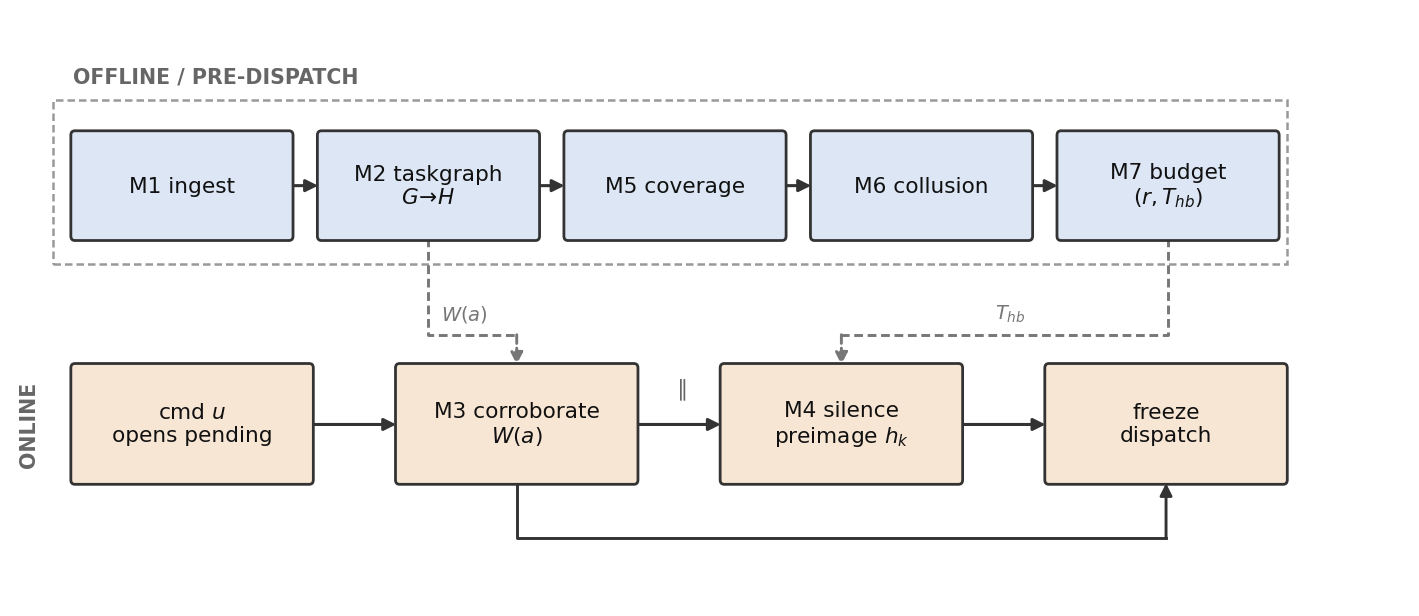

Write the Python code that produced this figure.
# -*- coding: utf-8 -*-
"""Method architecture M1--M7 (paper03 fig:architecture)."""
from __future__ import annotations

import os

import matplotlib

matplotlib.use("Agg")
import matplotlib.pyplot as plt
from matplotlib.patches import FancyArrowPatch, FancyBboxPatch, Rectangle

HERE = os.path.dirname(os.path.abspath(__file__))
OUT = os.path.join(HERE, "fig_architecture")

plt.rcParams.update({
    "font.sans-serif": ["DejaVu Sans", "Arial", "Helvetica"],
    "axes.unicode_minus": False,
    "mathtext.fontset": "dejavusans",
    "figure.dpi": 200,
})

C_EDGE = "#333333"
C_NOTE = "#666666"
C_OFF = "#dce6f4"
C_ON = "#f8e6d4"


def box(ax, x, y, w, h, text, fc, fs=7.8):
    ax.add_patch(FancyBboxPatch(
        (x, y), w, h, boxstyle="round,pad=0.02,rounding_size=0.04",
        facecolor=fc, edgecolor=C_EDGE, linewidth=1.0, zorder=3))
    ax.text(x + w / 2, y + h / 2, text, ha="center", va="center",
            fontsize=fs, color="#111", zorder=4, linespacing=1.2)
    return x, y, w, h


def arrow(ax, p, q, color=C_EDGE, ls="-"):
    ax.add_patch(FancyArrowPatch(
        p, q, arrowstyle="-|>", mutation_scale=9, linewidth=1.1,
        color=color, linestyle=ls, shrinkA=0.5, shrinkB=0.5, zorder=2))


def routed(ax, pts, color="#777777", ls=(0, (3.0, 1.6))):
    xs, ys = zip(*pts)
    ax.plot(xs[:-1], ys[:-1], color=color, lw=1.05, ls=ls, zorder=2)
    ax.add_patch(FancyArrowPatch(
        pts[-2], pts[-1], arrowstyle="-|>", mutation_scale=9,
        linewidth=1.05, linestyle=ls, color=color, zorder=2,
        shrinkA=0, shrinkB=0.4))


def main() -> None:
    fig, ax = plt.subplots(figsize=(9.0, 3.85))
    ax.set_xlim(-0.25, 13.5)
    ax.set_ylim(-0.95, 4.40)
    ax.axis("off")

    w, h, gap = 2.15, 0.95, 0.28
    xs = [0.35 + i * (w + gap) for i in range(5)]
    y_off = 2.35
    labs_off = [
        "M1 ingest",
        r"M2 taskgraph" + "\n" + r"$G\!\to\!H$",
        "M5 coverage",
        "M6 collusion",
        r"M7 budget" + "\n" + r"$(r,T_{hb})$",
    ]
    for x, lab in zip(xs, labs_off):
        box(ax, x, y_off, w, h, lab, C_OFF)
    for i in range(4):
        arrow(ax, (xs[i] + w, y_off + h / 2), (xs[i + 1], y_off + h / 2))

    ax.add_patch(Rectangle(
        (0.15, 2.12), xs[-1] + w - 0.05, 1.48,
        fill=False, edgecolor="#999999", linestyle=(0, (3.0, 1.6)),
        linewidth=0.9, zorder=1))
    ax.text(0.35, 3.72, "OFFLINE / PRE-DISPATCH", ha="left", va="bottom",
            fontsize=7.4, color=C_NOTE, fontweight="bold")

    y_on = 0.15
    w2 = 2.35
    xs2 = [0.35, 3.55, 6.75, 9.95]
    labs_on = [
        r"cmd $u$" + "\nopens pending",
        r"M3 corroborate" + "\n" + r"$W(a)$",
        r"M4 silence" + "\n" + r"preimage $h_k$",
        "freeze\ndispatch",
    ]
    for x, lab in zip(xs2, labs_on):
        box(ax, x, y_on, w2, 1.05, lab, C_ON)
    arrow(ax, (xs2[0] + w2, y_on + 0.52), (xs2[1], y_on + 0.52))
    arrow(ax, (xs2[1] + w2, y_on + 0.52), (xs2[2], y_on + 0.52))
    arrow(ax, (xs2[2] + w2, y_on + 0.52), (xs2[3], y_on + 0.52))
    ax.text((xs2[1] + w2 + xs2[2]) / 2, y_on + 0.72, r"$\parallel$",
            ha="center", va="bottom", fontsize=8, color=C_NOTE)

    routed(ax, [
        (xs2[1] + w2 / 2, y_on),
        (xs2[1] + w2 / 2, -0.35),
        (xs2[3] + w2 / 2, -0.35),
        (xs2[3] + w2 / 2, y_on),
    ], color=C_EDGE, ls="-")

    routed(ax, [
        (xs[1] + w / 2, y_off),
        (xs[1] + w / 2, 1.48),
        (xs2[1] + w2 / 2, 1.48),
        (xs2[1] + w2 / 2, y_on + 1.05),
    ])
    ax.text(xs[1] + w / 2 + 0.12, 1.58, r"$W(a)$",
            ha="left", va="bottom", fontsize=7, color="#777")

    routed(ax, [
        (xs[4] + w / 2, y_off),
        (xs[4] + w / 2, 1.48),
        (xs2[2] + w2 / 2, 1.48),
        (xs2[2] + w2 / 2, y_on + 1.05),
    ])
    ax.text((xs[4] + xs2[2] + w2) / 2, 1.58, r"$T_{hb}$",
            ha="center", va="bottom", fontsize=7, color="#777")

    ax.text(-0.08, y_on + 0.52, "ONLINE", ha="center", va="center",
            fontsize=7.4, color=C_NOTE, fontweight="bold", rotation=90)

    fig.savefig(OUT + ".pdf", bbox_inches="tight", pad_inches=0.06)
    fig.savefig(OUT + ".png", dpi=200, bbox_inches="tight", pad_inches=0.06)
    plt.close(fig)
    print("wrote", OUT + ".pdf")


if __name__ == "__main__":
    main()
